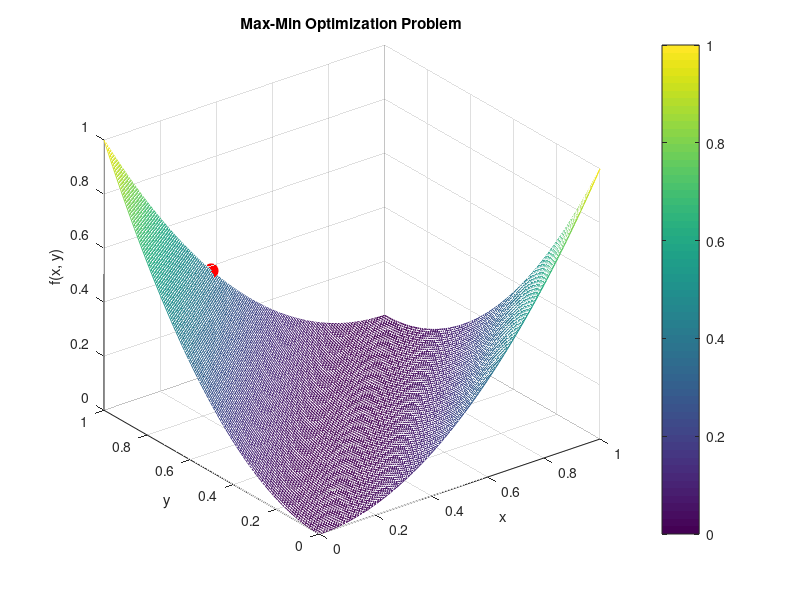
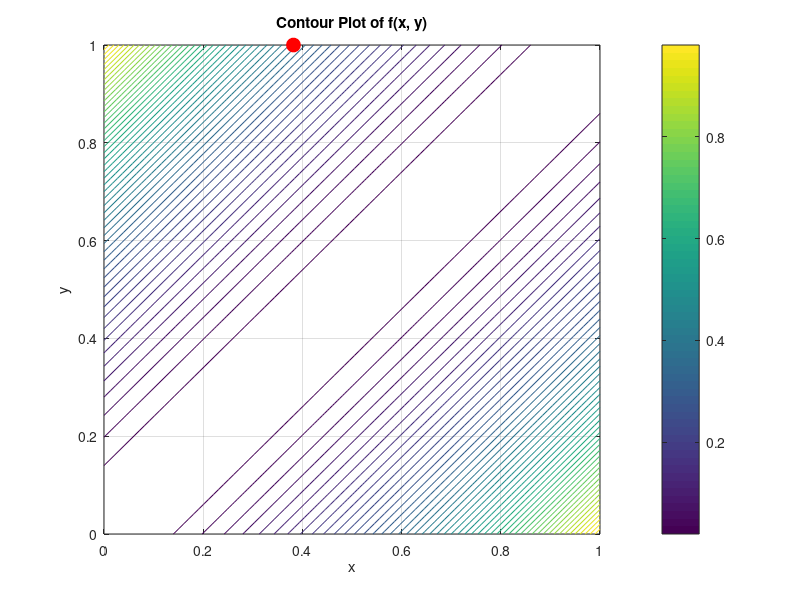

These charts were generated, in order, by the following MATLAB code:
% Objective function for max-min optimization
f = @(x, y) (x - y).^2;

% Constraints for x and y
lb_x = 0;  % Lower bound for x
ub_x = 1;  % Upper bound for x
lb_y = 0;  % Lower bound for y
ub_y = 1;  % Upper bound for y

% Initial guesses
x0 = 0.5;  % Initial guess for x
y0 = 0.5;  % Initial guess for y

% Maximize over y for a fixed x
maximize_y = @(x) fminbnd(@(y) -f(x, y), lb_y, ub_y);  % Negate to maximize

% Minimize over x by first maximizing over y
minimize_x = @(x) -maximize_y(x);  % We negate because fminbnd minimizes

% Define options for fminbnd (minimization over x)
options = optimset('TolX', 1e-6);

% Solve for x using fminbnd
x_opt = fminbnd(minimize_x, lb_x, ub_x, options);

% Get the optimal y corresponding to x_opt
y_opt = fminbnd(@(y) -f(x_opt, y), lb_y, ub_y);

% Display the results
fprintf('Optimal x: %f\n', x_opt);
fprintf('Optimal y: %f\n', y_opt);
fprintf('Optimal value of the function: %f\n', f(x_opt, y_opt));

% Create a mesh grid for plotting
[x_grid, y_grid] = meshgrid(linspace(lb_x, ub_x, 100), linspace(lb_y, ub_y, 100));

% Calculate the function values over the grid
f_vals = f(x_grid, y_grid);

% Plot the function
figure;
mesh(x_grid, y_grid, f_vals);
hold on;

% Plot the optimal point
plot3(x_opt, y_opt, f(x_opt, y_opt), 'ro', 'MarkerSize', 10, 'MarkerFaceColor', 'r');
title('Max-Min Optimization Problem');
xlabel('x');
ylabel('y');
zlabel('f(x, y)');
colorbar;
grid on;

% Add contours for better visualization
figure;
contour(x_grid, y_grid, f_vals, 50);
hold on;
plot(x_opt, y_opt, 'ro', 'MarkerSize', 10, 'MarkerFaceColor', 'r');
title('Contour Plot of f(x, y)');
xlabel('x');
ylabel('y');
colorbar;
grid on;
